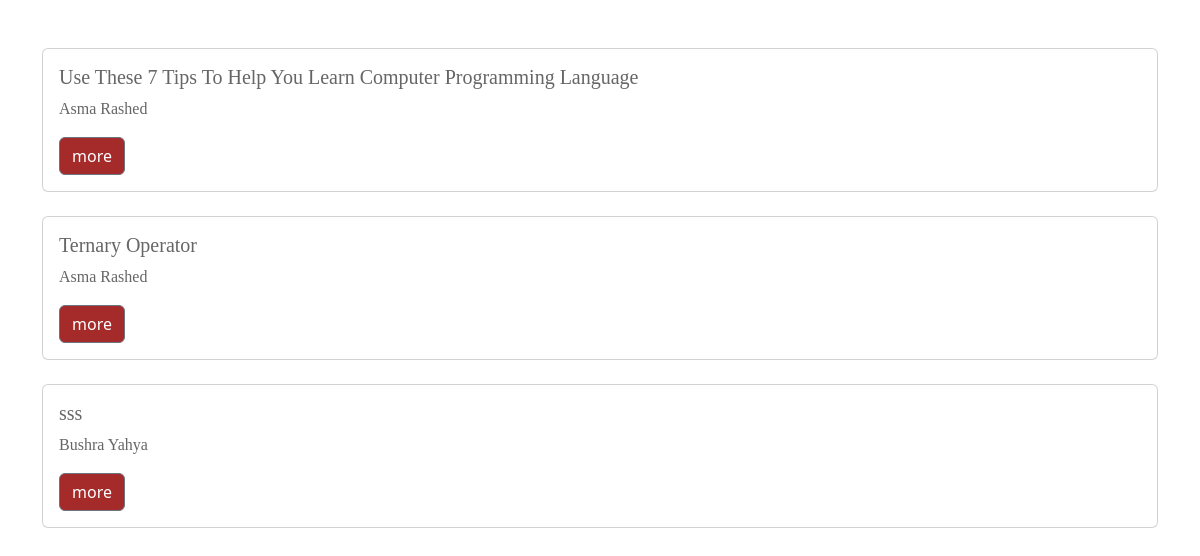
The page /tag/1 on the database its author committed.
### final_app/models.py (models this page shows, shortened)
class Articles(models.Model):
    title = models.CharField(max_length=255)
    body = models.CharField(max_length=255)
    user = models.ForeignKey(Users, related_name='article', on_delete=models.CASCADE)
    tag=models.CharField(max_length=255,default="coding")
    liked =models.ManyToManyField(Users,related_name='liked', default=None,blank=True)
    createdAt = models.DateTimeField(auto_now_add=True)
    updatedAt = models.DateTimeField(auto_now=True)
    objects=ArticleManager()

class Users(models.Model):
    First_Name=models.CharField(max_length=255)
    Last_Name=models.CharField(max_length=255)
    Email=models.EmailField(max_length=255)
    Password=models.CharField(max_length=255)
    created_at=models.DateTimeField(auto_now_add=True)
    updated_at=models.DateTimeField(auto_now=True)
    objects=UserManager()

### final_app/views.py (the view)
# urls.py: path('tag/<int:id>',views.tag),
def tag(request,id):
    context = {
        "tag": Tags.objects.get(id=id),
        "articles": Articles.objects.exclude(),
    }
    return render(request, "tags.html", context)

### final_app/templates/tags.html
{% extends 'base.html' %}
{% block content %}
<div class="container  mt-5">
    <div class="row">
        <div class="col">
            {% for article in tag.articles.all %}
            <div class="card ">
                <div class="card-body">
                    <h5>{{article.title}}</h5>
                    <p class="card-text">{{article.user.First_Name}} {{article.user.Last_Name}}</p>
                    <a href="/show_article/{{article.id}} " id="more" class="btn btn-secondary">more</a>
                </div>
            </div>
            <br>
            {% endfor %}
        </div>
    </div>
</div>
{% endblock %}

### final_app/static/style.css (style rules this page uses)
h1,h2,h3,h4,h5,h6,p, a, label { font-family: Georgia, 'Times New Roman', Times, serif; color: rgb(102, 102, 102); }
a { text-decoration: none; }
#more { background-color: brown; }

### rows shown on the page
Articles: title "Use These 7 Tips To Help You Learn Computer Programming Language", user.First_Name "Asma", user.Last_Name "Rashed"
Articles: title "Ternary Operator", user.First_Name "Asma", user.Last_Name "Rashed"
Articles: title "sss", user.First_Name "Bushra", user.Last_Name "Yahya"
